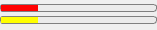
<?xml version="1.0" encoding="UTF-8"?>
<ui version="4.0">
 <class>WidgetTimeCount</class>
 <widget class="QWidget" name="WidgetTimeCount">
  <property name="geometry">
   <rect>
    <x>0</x>
    <y>0</y>
    <width>157</width>
    <height>30</height>
   </rect>
  </property>
  <property name="windowTitle">
   <string>Form</string>
  </property>
  <layout class="QVBoxLayout" name="verticalLayout">
   <property name="spacing">
    <number>0</number>
   </property>
   <property name="leftMargin">
    <number>0</number>
   </property>
   <property name="topMargin">
    <number>0</number>
   </property>
   <property name="rightMargin">
    <number>0</number>
   </property>
   <property name="bottomMargin">
    <number>0</number>
   </property>
   <item>
    <widget class="QProgressBar" name="progressBarRed">
     <property name="maximumSize">
      <size>
       <width>16777215</width>
       <height>8</height>
      </size>
     </property>
     <property name="styleSheet">
      <string notr="true">QProgressBar
{
background-color: rgb(235, 235, 235);
border: 1px solid grey;
border-radius: 3px;
}

QProgressBar:chunk
{
	background-color: rgb(255, 0, 0)
}</string>
     </property>
     <property name="value">
      <number>24</number>
     </property>
     <property name="textVisible">
      <bool>false</bool>
     </property>
    </widget>
   </item>
   <item>
    <widget class="QProgressBar" name="progressBarYellow">
     <property name="maximumSize">
      <size>
       <width>16777215</width>
       <height>8</height>
      </size>
     </property>
     <property name="styleSheet">
      <string notr="true">QProgressBar
{
background-color: rgb(235, 235, 235);
border: 1px solid grey;
border-radius: 3px;
}

QProgressBar:chunk
{
	background-color: rgb(255, 255, 0);
}</string>
     </property>
     <property name="value">
      <number>24</number>
     </property>
     <property name="textVisible">
      <bool>false</bool>
     </property>
    </widget>
   </item>
  </layout>
 </widget>
 <resources/>
 <connections/>
</ui>
